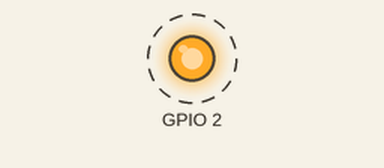
A program run on a simulated ESP32. On the bench: output pins drawn as LEDs (lit = HIGH). Dashed ring = blinking. What the program prints to the serial monitor is not drawn.

Above: at 0.7 s.
Timing chart, 0 to 3.5 s (numbered marks = the images above):
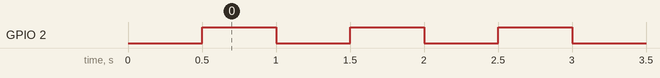

The program:

main.cpp
```cpp
#include <Arduino.h>

void setup() {
  Serial.begin(115200);
  delay(500);
  pinMode(2,OUTPUT);
}

void loop() {
  digitalWrite(2,HIGH);
  Serial.println("ON");
  delay(500);
  digitalWrite(2,LOW);
  Serial.println("OFF");
  delay(500);
}
```

Measured:
- by itself, GPIO 2: alternates HIGH for 0.50 s and LOW for 0.50 s
